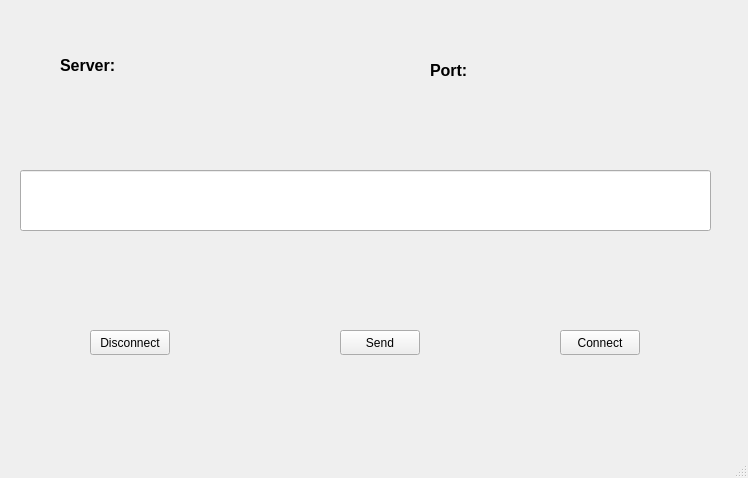
<?xml version="1.0" encoding="UTF-8"?>
<ui version="4.0">
 <class>client</class>
 <widget class="QMainWindow" name="client">
  <property name="geometry">
   <rect>
    <x>0</x>
    <y>0</y>
    <width>748</width>
    <height>478</height>
   </rect>
  </property>
  <property name="windowTitle">
   <string>MainWindow</string>
  </property>
  <widget class="QWidget" name="centralwidget">
   <widget class="QPushButton" name="connect">
    <property name="geometry">
     <rect>
      <x>560</x>
      <y>330</y>
      <width>80</width>
      <height>25</height>
     </rect>
    </property>
    <property name="text">
     <string>Connect</string>
    </property>
   </widget>
   <widget class="QLabel" name="port">
    <property name="geometry">
     <rect>
      <x>430</x>
      <y>50</y>
      <width>51</width>
      <height>41</height>
     </rect>
    </property>
    <property name="text">
     <string>&lt;html&gt;&lt;head/&gt;&lt;body&gt;&lt;p&gt;&lt;span style=&quot; font-size:12pt; font-weight:600;&quot;&gt;Port:&lt;/span&gt;&lt;/p&gt;&lt;/body&gt;&lt;/html&gt;</string>
    </property>
    <property name="scaledContents">
     <bool>false</bool>
    </property>
   </widget>
   <widget class="QLineEdit" name="input">
    <property name="geometry">
     <rect>
      <x>20</x>
      <y>170</y>
      <width>691</width>
      <height>61</height>
     </rect>
    </property>
   </widget>
   <widget class="QPushButton" name="send">
    <property name="geometry">
     <rect>
      <x>340</x>
      <y>330</y>
      <width>80</width>
      <height>25</height>
     </rect>
    </property>
    <property name="text">
     <string>Send</string>
    </property>
   </widget>
   <widget class="QPushButton" name="disconnect">
    <property name="geometry">
     <rect>
      <x>90</x>
      <y>330</y>
      <width>80</width>
      <height>25</height>
     </rect>
    </property>
    <property name="text">
     <string>Disconnect</string>
    </property>
   </widget>
   <widget class="QLabel" name="portNumber">
    <property name="geometry">
     <rect>
      <x>490</x>
      <y>50</y>
      <width>151</width>
      <height>41</height>
     </rect>
    </property>
    <property name="text">
     <string/>
    </property>
    <property name="scaledContents">
     <bool>false</bool>
    </property>
   </widget>
   <widget class="QLabel" name="label">
    <property name="geometry">
     <rect>
      <x>60</x>
      <y>50</y>
      <width>81</width>
      <height>31</height>
     </rect>
    </property>
    <property name="text">
     <string>&lt;html&gt;&lt;head/&gt;&lt;body&gt;&lt;p&gt;&lt;span style=&quot; font-size:12pt; font-weight:600;&quot;&gt;Server:&lt;/span&gt;&lt;/p&gt;&lt;/body&gt;&lt;/html&gt;</string>
    </property>
    <property name="scaledContents">
     <bool>false</bool>
    </property>
   </widget>
   <widget class="QLabel" name="user">
    <property name="geometry">
     <rect>
      <x>170</x>
      <y>50</y>
      <width>151</width>
      <height>31</height>
     </rect>
    </property>
    <property name="text">
     <string/>
    </property>
    <property name="scaledContents">
     <bool>false</bool>
    </property>
   </widget>
  </widget>
  <widget class="QMenuBar" name="menubar">
   <property name="geometry">
    <rect>
     <x>0</x>
     <y>0</y>
     <width>748</width>
     <height>25</height>
    </rect>
   </property>
  </widget>
  <widget class="QStatusBar" name="statusbar"/>
 </widget>
 <resources/>
 <connections/>
</ui>
